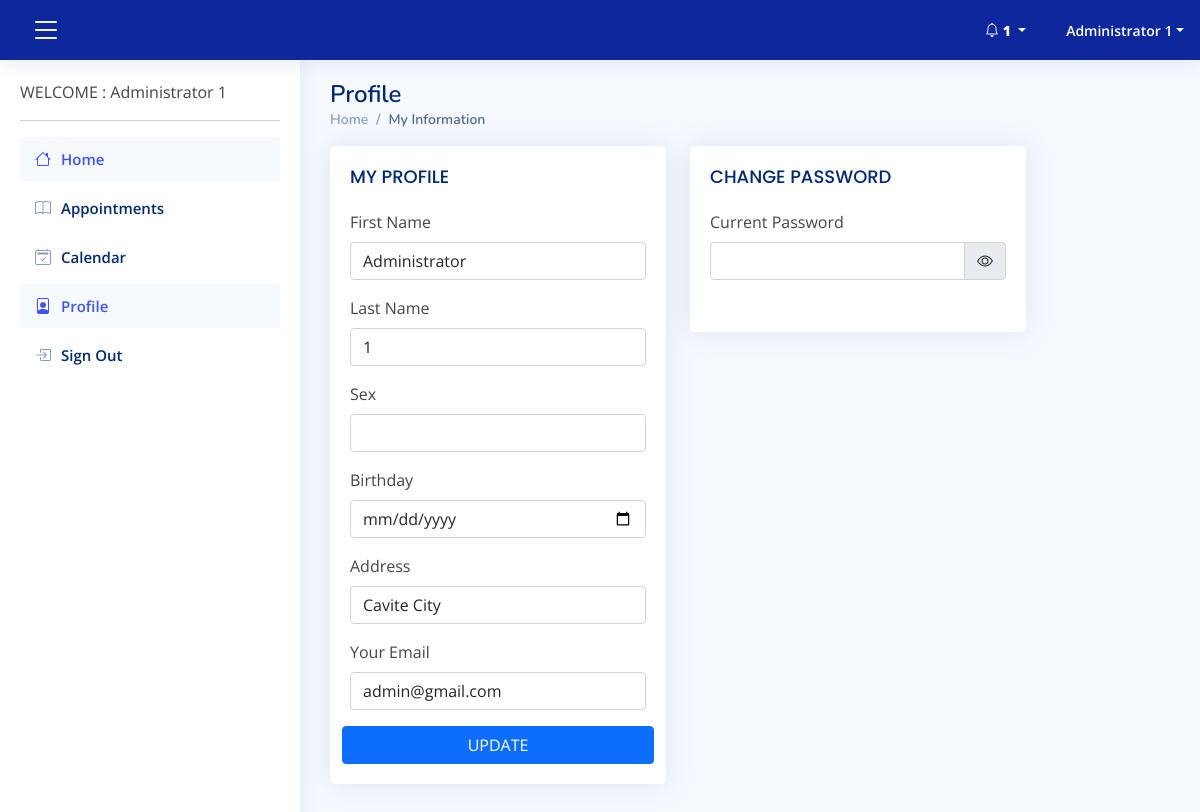
Screenshot of /user/profile.php (signed in) with the database file from the repository.
### tables this page shows
CREATE TABLE `tbl_signup` (
  `id` int(11) NOT NULL,
  `firstname` varchar(100) NOT NULL,
  `lastname` varchar(100) NOT NULL,
  `sex` varchar(10) NOT NULL,
  `birthday` varchar(100) NOT NULL,
  `address` varchar(250) NOT NULL,
  `mobile` varchar(50) NOT NULL,
  `email` varchar(250) NOT NULL,
  `password` varchar(250) NOT NULL,
  `pass` varchar(100) NOT NULL,
  `type` varchar(250) NOT NULL,
  `is_balance` int(1) NOT NULL,
  `is_confirm` int(11) NOT NULL,
  `date_registered` timestamp NOT NULL DEFAULT current_timestamp(),
  `is_code` varchar(100) NOT NULL
);

### controller/user-profile.php (called while the page is built, shortened)
<?php
include('database.php');
$session_id = $_SESSION['id'];
$account    = $mysqli->query("SELECT * FROM tbl_signup where id = '$session_id'");
$val        = $account->fetch_assoc();

### user/profile.php (the view, shortened to what this page needs)
<?php include('header.php'); include('nav.php');include('../controller/user-profile.php');?>
  <main id="main" class="main">
    <div class="pagetitle">
      <h1>Profile  </h1>
      <nav>
        <ol class="breadcrumb">
          <li class="breadcrumb-item"><a href="index.php">Home</a></li>
          <li class="breadcrumb-item active">My Information</li>
        </ol>
      </nav>
    </div>
    <section class="section">
      <div class="row">
		<div class="col-lg-5">
          <div class="card">
            <div class="card-body">
              <h5 class="card-title">MY PROFILE</h5>
				<form class="row g-3" method="POST">
				<br>
					<div class="col-12">
                      <label class="form-label">First Name</label>
                      <input type="text" name="fname" class="form-control" value="<?php echo $val['firstname'];?>" required>
                    </div>
					<div class="col-12">
                      <label for="yourName" class="form-label">Last Name</label>
                      <input type="text" name="lname" class="form-control" value="<?php echo $val['lastname'];?>" required>
                    </div>
					<div class="col-12">
                      <label for="yourName" class="form-label">Sex</label>
                      <input type="text" name="sex" class="form-control" value="<?php echo $val['sex'];?>" required>
                    </div>
					<div class="col-12">
                      <label for="yourName" class="form-label">Birthday</label>
                      <input type="date" name="birthday" class="form-control" value="<?php echo $val['birthday'];?>" required>
                    </div>
					<div class="col-12">
                      <label for="yourName" class="form-label">Address</label>
                      <input type="text" name="address" class="form-control" value="<?php echo $val['address'];?>" required>
                    </div>
                    <div class="col-12">
                      <label for="yourEmail" class="form-label">Your Email</label>
                      <input type="email" name="email" class="form-control" value="<?php echo $val['email'];?>" required>
                    </div>
					<button type="submit" class="btn btn-primary" name="update-profile">UPDATE</button>
				</form>
            </div>
          </div>
        </div>
		<div class="col-lg-5">
          <div class="card">
            <div class="card-body">
              <h5 class="card-title">CHANGE PASSWORD</h5>
				<form class="row g-3" method="POST">
				<br>
                    <div class="col-12">
                      <label for="yourPassword" class="form-label">Current Password</label>
					 <div class="input-group mb-3 " >
                      <input type="password" id="cpassword" name="password" class="form-control" value="" required>
					  <span class="input-group-text" onclick="password_show_hide();">
							  <i class="bi bi-eye" id="show_eye"></i>
							</span>
                    </div>
                    </div>
				</form>
            </div>
          </div>
        </div>
      </div>
    </section>
  </main>
<?php include('footer.php');?>

### page/back/css/style.css (style rules this page uses)
:root { scroll-behavior: smooth; }
body { font-family: "Open Sans", sans-serif; background: #f6f9ff; color: #444444; }
a { color: #4154f1; text-decoration: none; }
h1, h2, h3, h4, h5, h6 { font-family: "Nunito", sans-serif; }
#main { margin-top: 60px; padding: 20px 30px; transition: all 0.3s; }
.pagetitle { margin-bottom: 10px; }
.pagetitle h1 { font-size: 24px; margin-bottom: 0; font-weight: 600; color: #012970; }
.card { margin-bottom: 30px; border: none; border-radius: 5px; box-shadow: 0px 0 30px rgba(1, 41, 112, 0.1); overflow: hidden; }
.card-title { padding: 20px 0 15px 0; font-size: 18px; font-weight: 500; color: #012970; font-family: "Poppins", sans-serif; }
.card-body { padding: 0 20px 20px 20px; }
.breadcrumb { font-size: 14px; font-family: "Nunito", sans-serif; color: #899bbd; font-weight: 600; }
.breadcrumb a { color: #899bbd; transition: 0.3s; }
.breadcrumb .breadcrumb-item::before { color: #899bbd; }
.breadcrumb .active { color: #51678f; font-weight: 600; }
@media (min-width: 1200px) { #main, #footer { margin-left: 300px; } }

### rows the page displays
tbl_signup: fname "Administrator", lname "1", address "Cavite City", email "admin@gmail.com"

### other values shown
$row_cnt +  $row_cnt1 "1"
$_SESSION['name'] "Administrator 1"
